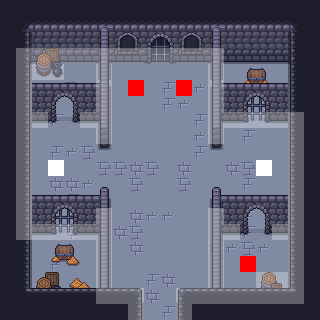

Tiled map render using the project's own tile images. Description and the whole map definition, tile-layer contents included, below:
An orthogonal 20x20 tile map with 16x16 px tiles, 6 tile layers (Floor, Walls, Deco, Overlay, ...), 4 tilesets.

<map version="1.10" tiledversion="1.11.2" orientation="orthogonal" renderorder="right-down" width="20" height="20" tilewidth="16" tileheight="16" infinite="0" nextlayerid="7" nextobjectid="1">
 <editorsettings>
  <export target="../../Dungeon-Bullet-Hell/Assets/Maps/Rooms/1_Room_S_01.csv" format="csv" />
 </editorsettings>
 <tileset firstgid="1" source="../WallsFloor.tsx" />
 <tileset firstgid="300" source="../Collisions.tsx" />
 <tileset firstgid="301" source="../Deco.tsx" />
 <tileset firstgid="445" source="../Objects.tsx" />
 <layer id="1" name="Floor" width="20" height="20">
  <data encoding="csv">
80,80,80,80,80,80,80,80,80,80,80,80,80,80,80,80,80,80,80,80,
80,80,80,80,80,80,80,80,80,80,80,80,80,80,80,80,80,80,80,80,
80,80,80,80,80,80,80,80,80,80,80,80,80,80,80,80,80,80,80,80,
80,80,80,80,80,80,80,80,80,80,80,80,80,80,80,80,80,80,80,80,
80,80,80,80,80,80,80,80,80,80,80,80,80,80,80,80,80,80,80,80,
80,80,80,80,286,80,80,80,80,80,298,298,299,80,80,80,80,80,80,80,
80,80,80,80,80,80,80,80,80,80,298,299,80,80,80,80,298,80,80,80,
80,80,80,298,80,80,80,80,80,80,80,80,298,80,80,80,80,80,80,80,
80,80,80,80,80,80,80,80,80,80,80,80,299,80,80,298,80,80,80,80,
80,80,80,298,299,286,80,80,80,80,80,80,298,80,80,80,80,80,80,80,
80,80,80,80,80,80,286,286,285,286,80,285,80,80,285,286,80,80,80,80,
80,80,80,285,285,299,80,80,286,80,80,286,80,80,80,298,80,80,80,80,
80,80,80,285,298,80,80,80,80,80,80,80,80,80,80,80,80,80,80,80,
80,80,80,80,299,80,80,80,285,299,299,80,80,80,80,298,80,80,80,80,
80,80,80,80,285,80,80,285,286,80,80,80,80,80,80,298,80,80,80,80,
80,80,80,80,80,80,80,80,285,80,80,80,80,285,299,286,299,80,80,80,
80,80,80,298,80,80,80,80,80,80,80,80,80,298,80,80,80,80,80,80,
80,80,80,80,80,80,80,80,80,298,285,80,80,80,80,80,80,80,80,80,
80,80,80,80,80,80,80,80,80,285,80,80,80,80,80,80,80,80,80,80,
80,80,80,80,80,80,80,80,80,80,298,80,80,80,80,80,80,80,80,80
</data>
 </layer>
 <layer id="2" name="Walls" width="20" height="20">
  <data encoding="csv">
15,15,15,15,15,15,15,15,15,15,15,15,15,15,15,15,15,15,15,15,
15,4,28,28,28,28,155,28,28,28,28,28,28,155,28,28,28,28,6,15,
15,17,41,41,41,41,168,41,41,41,41,41,41,168,41,41,41,41,19,15,
15,30,54,54,54,54,181,54,54,54,54,54,54,181,54,54,54,54,32,15,
15,16,0,0,0,0,185,0,0,0,0,0,0,185,0,0,0,0,14,15,
15,16,0,0,0,0,158,0,0,0,0,0,0,157,0,0,0,0,14,15,
15,16,0,0,0,0,171,0,0,0,0,0,0,170,0,0,0,0,14,15,
15,16,0,0,0,0,184,0,0,0,0,0,0,183,0,0,0,0,14,15,
15,16,0,0,0,0,250,0,0,0,0,0,0,250,0,0,0,0,14,15,
15,16,0,0,0,0,263,0,0,0,0,0,0,263,0,0,0,0,14,15,
15,16,0,0,0,0,0,0,0,0,0,0,0,0,0,0,0,0,14,15,
15,16,0,0,0,0,159,0,0,0,0,0,0,159,0,0,0,0,14,15,
15,16,0,0,0,0,158,0,0,0,0,0,0,157,0,0,0,0,14,15,
15,16,0,0,0,0,171,0,0,0,0,0,0,170,0,0,0,0,14,15,
15,16,0,0,0,0,184,0,0,0,0,0,0,183,0,0,0,0,14,15,
15,16,0,0,0,0,185,0,0,0,0,0,0,185,0,0,0,0,14,15,
15,16,0,0,0,0,185,0,0,0,0,0,0,185,0,0,0,0,14,15,
15,16,0,0,0,0,185,0,0,0,0,0,0,185,0,0,0,0,14,15,
15,43,2,2,2,2,2,2,3,0,0,1,2,2,2,2,2,2,45,15,
15,15,15,15,15,15,15,15,16,0,0,14,15,15,15,15,15,15,15,15
</data>
 </layer>
 <layer id="6" name="Deco" width="20" height="20">
  <data encoding="csv">
0,0,0,0,0,0,0,0,0,0,0,0,0,0,0,0,0,0,0,0,
0,0,0,0,0,0,0,0,0,0,0,0,0,0,0,0,0,0,0,0,
0,0,0,0,0,0,0,0,0,0,0,0,0,0,0,0,0,0,0,0,
0,0,391,392,0,0,0,0,0,0,0,0,0,0,0,0,0,0,0,0,
0,0,415,416,0,0,0,0,0,0,0,0,0,0,0,359,360,0,0,0,
0,0,0,0,0,0,0,0,0,0,0,0,0,0,0,383,384,0,0,0,
0,0,0,0,0,0,0,0,0,0,0,0,0,0,0,0,0,0,0,0,
0,0,0,0,0,0,0,0,0,0,0,0,0,0,0,0,0,0,0,0,
0,0,0,0,0,0,0,0,0,0,0,0,0,0,0,0,0,0,0,0,
0,0,0,0,0,0,0,0,0,0,0,0,0,0,0,0,0,0,0,0,
0,0,0,0,0,0,0,0,0,0,0,0,0,0,0,0,0,0,0,0,
0,0,0,0,0,0,0,0,0,0,0,0,0,0,0,0,0,0,0,0,
0,0,0,0,0,0,0,0,0,0,0,0,0,0,0,0,0,0,0,0,
0,0,0,0,0,0,0,0,0,0,0,0,0,0,0,0,0,0,0,0,
0,0,0,0,0,0,0,0,0,0,0,0,0,0,0,0,0,0,0,0,
0,0,0,359,360,0,0,0,0,0,0,0,0,0,0,0,0,0,0,0,
0,0,0,383,384,0,0,0,0,0,0,0,0,0,0,0,0,0,0,0,
0,0,391,392,361,362,0,0,0,0,0,0,0,0,0,0,417,418,0,0,
0,0,0,0,0,0,0,0,0,0,0,0,0,0,0,0,0,0,0,0,
0,0,0,0,0,0,0,0,0,0,0,0,0,0,0,0,0,0,0,0
</data>
 </layer>
 <layer id="3" name="Overlay" width="20" height="20">
  <data encoding="csv">
0,0,0,0,0,0,0,0,0,0,0,0,0,0,0,0,0,0,0,0,
0,0,0,0,0,0,0,0,0,0,0,0,0,0,0,0,0,0,0,0,
0,0,0,0,0,0,0,283,284,279,280,283,284,0,0,0,0,0,0,0,
0,0,0,0,0,0,0,296,297,292,293,296,297,0,0,0,0,0,0,0,
0,0,0,0,0,0,0,0,0,0,0,0,0,0,0,0,0,0,0,0,
0,0,199,238,239,199,0,0,0,0,0,0,0,0,199,242,243,199,0,0,
0,0,212,251,252,212,0,0,0,0,0,0,0,0,212,255,256,212,0,0,
0,0,225,264,265,225,0,0,0,0,0,0,0,0,225,268,269,225,0,0,
0,0,0,0,0,0,0,0,0,0,0,0,0,0,0,0,0,0,0,0,
0,0,0,0,0,0,0,0,0,0,0,0,0,0,0,0,0,0,0,0,
0,0,0,0,0,0,0,0,0,0,0,0,0,0,0,0,0,0,0,0,
0,0,0,0,0,0,0,0,0,0,0,0,0,0,0,0,0,0,0,0,
0,0,199,242,243,199,0,0,0,0,0,0,0,0,199,238,239,199,0,0,
0,0,212,255,256,212,0,0,0,0,0,0,0,0,212,251,252,212,0,0,
0,0,225,268,269,225,0,0,0,0,0,0,0,0,225,264,265,225,0,0,
0,0,0,0,0,0,0,0,0,0,0,0,0,0,0,0,0,0,0,0,
0,0,0,0,0,0,0,0,0,0,0,0,0,0,0,0,0,0,0,0,
0,0,0,0,0,0,0,0,0,0,0,0,0,0,0,0,0,0,0,0,
0,0,0,0,0,0,0,0,0,0,0,0,0,0,0,0,0,0,0,0,
0,0,0,0,0,0,0,0,0,0,0,0,0,0,0,0,0,0,0,0
</data>
 </layer>
 <layer id="4" name="Objects" width="20" height="20">
  <data encoding="csv">
0,0,0,0,0,0,0,0,0,0,0,0,0,0,0,0,0,0,0,0,
0,0,0,0,0,0,0,0,0,0,0,0,0,0,0,0,0,0,0,0,
0,0,0,0,0,0,0,0,0,0,0,0,0,0,0,0,0,0,0,0,
0,0,0,0,0,0,0,0,0,0,0,0,0,0,0,0,0,0,0,0,
0,0,0,0,0,0,0,0,0,0,0,0,0,0,0,0,0,0,0,0,
0,0,0,0,0,0,0,0,445,0,0,445,0,0,0,0,0,0,0,0,
0,0,0,0,0,0,0,0,0,0,0,0,0,0,0,0,0,0,0,0,
0,0,0,0,0,0,0,0,0,0,0,0,0,0,0,0,0,0,0,0,
0,0,0,0,0,0,0,0,0,0,0,0,0,0,0,0,0,0,0,0,
0,0,0,0,0,0,0,0,0,0,0,0,0,0,0,0,0,0,0,0,
0,0,0,446,0,0,0,0,0,0,0,0,0,0,0,0,446,0,0,0,
0,0,0,0,0,0,0,0,0,0,0,0,0,0,0,0,0,0,0,0,
0,0,0,0,0,0,0,0,0,0,0,0,0,0,0,0,0,0,0,0,
0,0,0,0,0,0,0,0,0,0,0,0,0,0,0,0,0,0,0,0,
0,0,0,0,0,0,0,0,0,0,0,0,0,0,0,0,0,0,0,0,
0,0,0,0,0,0,0,0,0,0,0,0,0,0,0,0,0,0,0,0,
0,0,0,0,0,0,0,0,0,0,0,0,0,0,0,445,0,0,0,0,
0,0,0,0,0,0,0,0,0,0,0,0,0,0,0,0,0,0,0,0,
0,0,0,0,0,0,0,0,0,0,0,0,0,0,0,0,0,0,0,0,
0,0,0,0,0,0,0,0,0,0,0,0,0,0,0,0,0,0,0,0
</data>
 </layer>
 <layer id="5" name="Colls" width="20" height="20" opacity="0.3">
  <data encoding="csv">
0,0,0,0,0,0,0,0,0,0,0,0,0,0,0,0,0,0,0,0,
0,0,0,0,0,0,0,0,0,0,0,0,0,0,0,0,0,0,0,0,
0,0,0,0,0,0,0,0,0,0,0,0,0,0,0,0,0,0,0,0,
0,300,300,300,300,300,300,300,300,300,300,300,300,300,0,0,0,0,0,0,
0,300,300,300,0,0,300,0,0,0,0,0,0,300,0,0,0,0,0,0,
0,300,0,0,0,0,300,0,0,0,0,0,0,300,0,0,0,0,0,0,
0,300,0,0,0,0,300,0,0,0,0,0,0,300,0,0,0,0,0,0,
0,300,300,0,0,300,300,0,0,0,0,0,0,300,300,300,300,300,300,0,
0,300,0,0,0,0,300,0,0,0,0,0,0,300,0,0,0,0,300,0,
0,300,0,0,0,0,0,0,0,0,0,0,0,0,0,0,0,0,300,0,
0,300,0,0,0,0,0,0,0,0,0,0,0,0,0,0,0,0,300,0,
0,300,0,0,0,0,0,0,0,0,0,0,0,0,0,0,0,0,300,0,
0,300,0,0,0,0,0,0,0,0,0,0,0,0,0,0,0,0,300,0,
0,300,0,0,0,0,300,0,0,0,0,0,0,300,0,0,0,0,300,0,
0,300,300,300,300,300,300,0,0,0,0,0,0,300,300,0,0,300,300,0,
0,0,0,0,0,0,300,0,0,0,0,0,0,300,0,0,0,0,300,0,
0,0,0,0,0,0,300,0,0,0,0,0,0,300,0,0,0,0,300,0,
0,0,0,0,0,0,300,0,0,0,0,0,0,300,0,0,300,300,300,0,
0,0,0,0,0,0,300,300,300,0,0,300,300,300,300,300,300,300,300,0,
0,0,0,0,0,0,0,0,300,0,0,300,0,0,0,0,0,0,0,0
</data>
 </layer>
</map>
